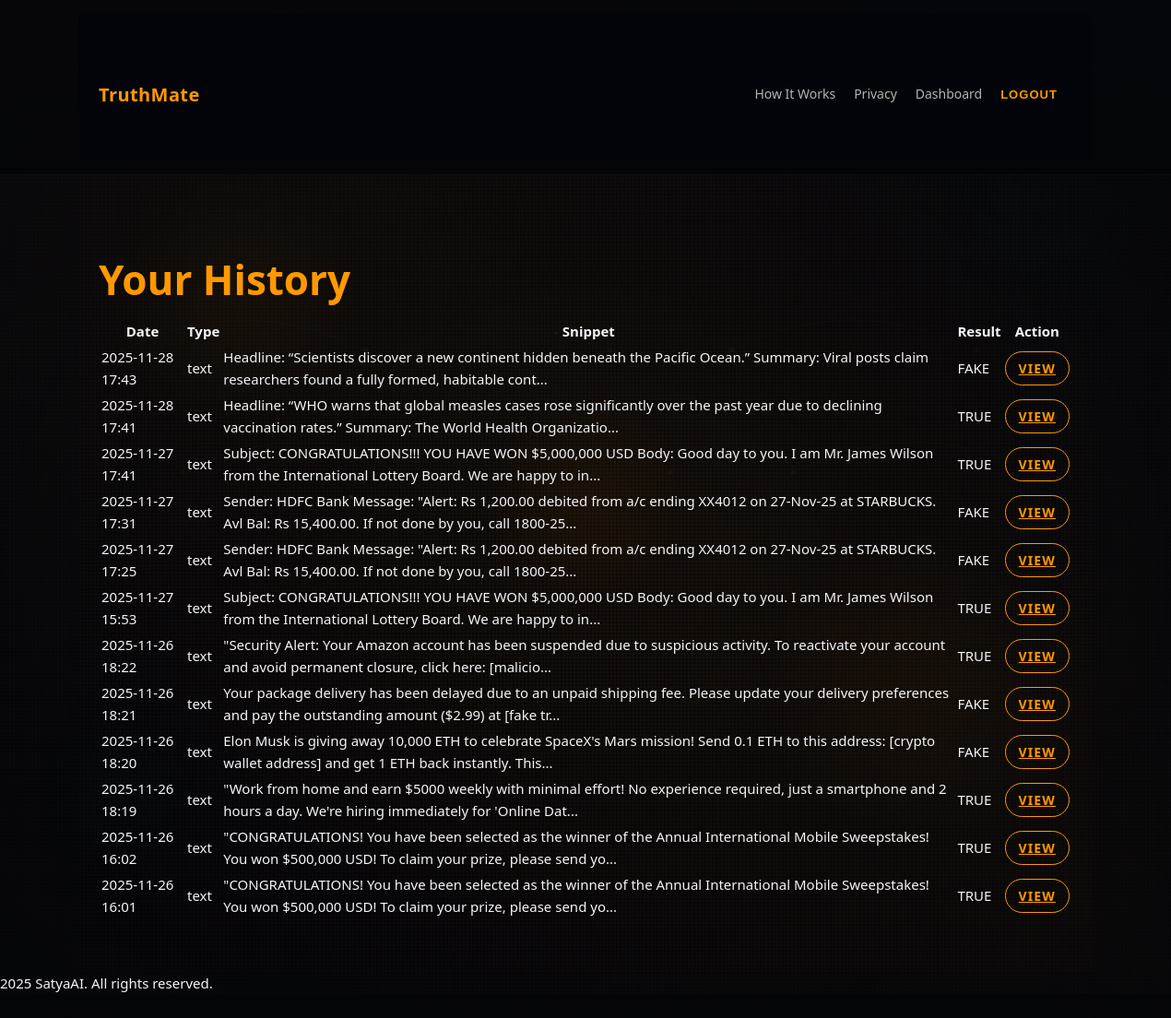
/history (signed in), run on an earlier commit of the app's database.
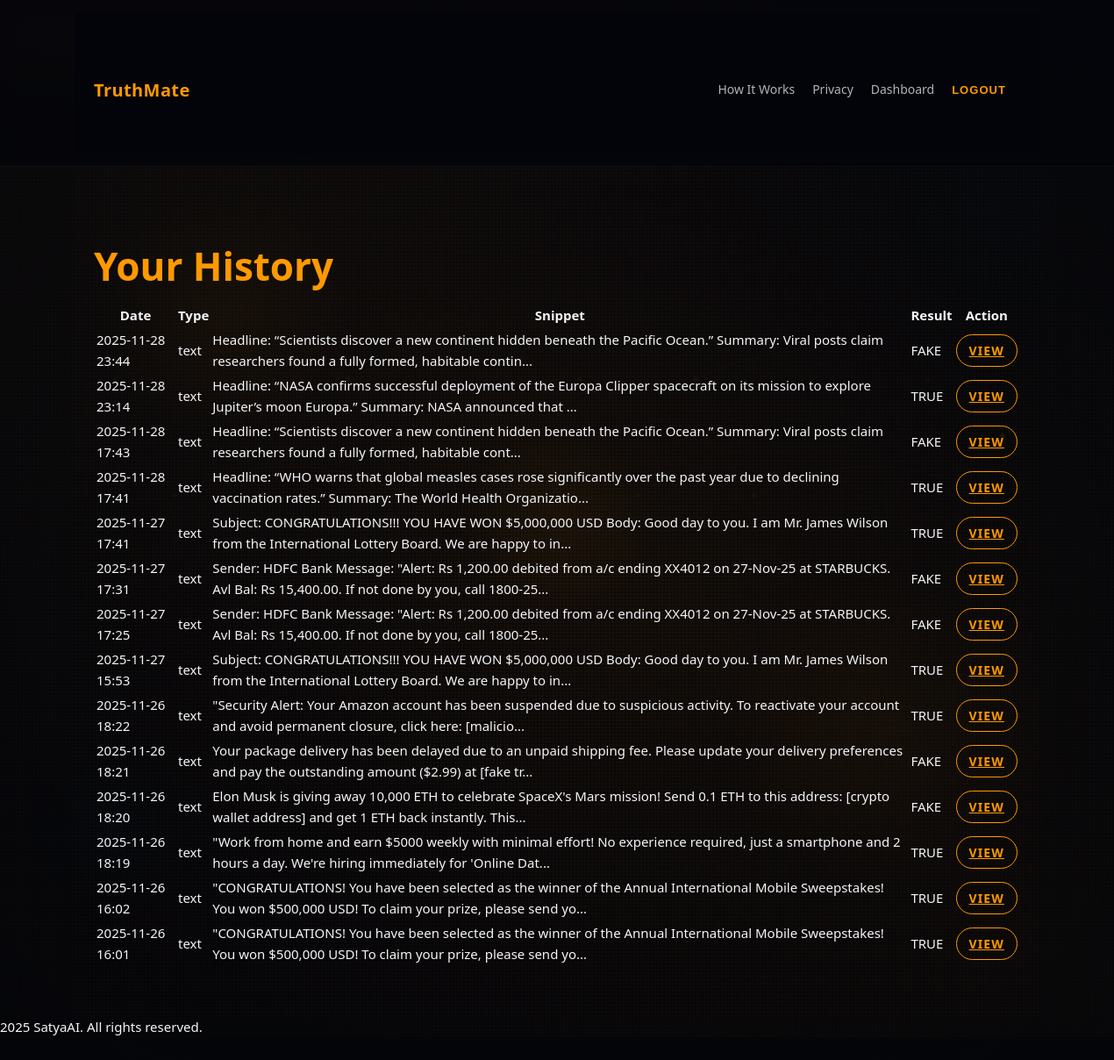
And on a later commit of the database.
### models.py (models this page shows)
class Check(db.Model):
    __tablename__ = "checks"
    id = db.Column(db.Integer, primary_key=True)
    user_id = db.Column(db.Integer, db.ForeignKey("users.id"), nullable=True)
    input_type = db.Column(db.String(32))
    input_url = db.Column(db.String(2000))
    text_snippet = db.Column(db.Text)
    result_json = db.Column(db.Text)  # store JSON as text
    created_at = db.Column(db.DateTime, default=datetime.utcnow)

### app.py (the view)
@app.route("/history")
@login_required
def history():
    checks = (
        Check.query.filter_by(user_id=current_user.id)
        .order_by(Check.created_at.desc())
        .limit(200)
        .all()
    )
    return render_template("history.html", checks=checks)

### app.py (called while the page is built)
@login_manager.user_loader
def load_user(user_id):
    try:
        return User.query.get(int(user_id))
    except:
        return None

### templates/history.html
{% extends "base.html" %}
{% block content %}
<h1 class="hero-title">Your History</h1>
<div class="panel card">
  {% if checks %}
    <table class="checks-table">
      <thead>
        <tr>
          <th>Date</th>
          <th>Type</th>
          <th>Snippet</th>
          <th>Result</th>
          <th>Action</th>
        </tr>
      </thead>
      <tbody>
        {% for c in checks %}
          <tr>
            <td>{{ c.created_at.strftime('%Y-%m-%d %H:%M') }}</td>
            <td>{{ c.input_type }}</td>
            <td class="mono">
              {{ c.text_snippet[:160] }}{% if c.text_snippet|length > 160 %}...{% endif %}
            </td>
            <td>
              {% set res = (c.result_json | loads) %}
              {% if res.status == 'fake' %}
                <span class="pill pill-fake">FAKE</span>
              {% elif res.status == 'true' %}
                <span class="pill pill-true">TRUE</span>
              {% else %}
                <span class="pill pill-unknown">UNKNOWN</span>
              {% endif %}
            </td>
            <td>
              <a class="btn-outline small" href="{{ url_for('results', check_id=c.id) }}">
                View
              </a>
            </td>
          </tr>
        {% endfor %}
      </tbody>
    </table>
  {% else %}
    <p>No history yet — run an analysis first.</p>
  {% endif %}
</div>
{% endblock %}

### templates/base.html (shortened to what this page needs)
<!doctype html>
<html lang="en">
<head>
  <link rel="stylesheet" href="{{ url_for('static', filename='css/styles.css') }}">
</head>
<body>
  <nav class="topbar">
    <div class="container topbar-inner">
      <div class="brand">
        <div class="brand-text">
          <div class="title">TruthMate</div>
        </div>
      </div>
      <div class="navlinks">
        <a href="{{ url_for('how_it_works') }}">How It Works</a>
        <a href="{{ url_for('privacy') }}">Privacy</a>
        {% if current_user.is_authenticated %}
          <a href="{{ url_for('dashboard') }}">Dashboard</a>
          <form action="{{ url_for('logout') }}" method="POST" style="display:inline;">
            <button class="btn-signin" type="submit"
              style="background:none;border:none;color:var(--accent);cursor:pointer;">
              Logout
            </button>
          </form>
        {% else %}
          <a class="btn-outline" href="{{ url_for('try_demo') }}">Try Demo</a>
          <a class="btn-signin" href="{{ url_for('login') }}">Login</a>
        {% endif %}
      </div>
    </div>
  </nav>
  <main class="container main">
    {% block content %}{% endblock %}
  </main>
  <footer class="footer">2025 SatyaAI. All rights reserved.  </footer>
</body>
</html>

What changed in the data, as far as the page shows it:
added Check: created_at "2025-11-28 23:44", input_type "text", text_snippet "Headline: “Scientists discover a new continent hidden beneath the Pacific Ocean.” Summary: Viral posts claim researchers found a fully formed, habitable contin", shows "FAKE"
added Check: created_at "2025-11-28 23:14", input_type "text", text_snippet "Headline: “NASA confirms successful deployment of the Europa Clipper spacecraft on its mission to explore Jupiter’s moon Europa.” Summary: NASA announced that", shows "TRUE"
